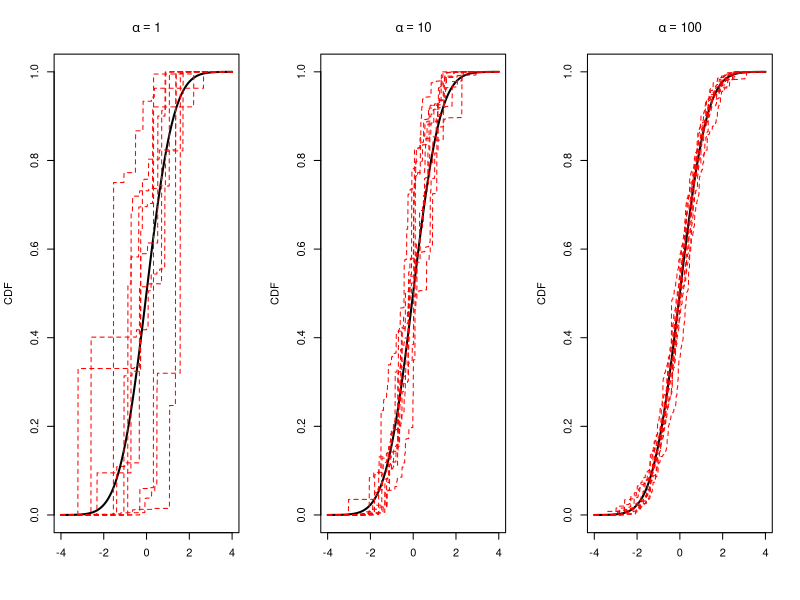

Generate this figure with R:
x <- seq(-4, 4, by = 0.01)
npdf <- dnorm(x)

ncdf <- cumsum(npdf)
ncdf <- ncdf / sum(npdf)

npdf <- npdf / sum(npdf)

# Dirichlet Distribution Sampling Function
rdiric <- function(n, a) {
  # Generates samples from Dirichlet distribution Dir(a)
  p <- length(a)
  m <- matrix(nrow = n, ncol = p)
  for (i in 1:p) {
    m[, i] <- rgamma(n, a[i])
  }
  sumvec <- rowSums(m)
  m / sumvec
}

# Dirichlet process from definition
dp <- function(N, G0, alpha, plot.cdf = F, plot.pdf = F) {
  alpha_vec <- alpha * G0 # This is the vector used for sampling

  dp.sample <- rdiric(N, alpha_vec)

  dp.sample.cdf <- t(apply(dp.sample, 1, cumsum))

  if (plot.cdf) {
    plot(x, ncdf,
      type = "l", col = "black", lwd = 2,
      ylab = "CDF", xlab = NA,
      main = bquote(alpha == .(alpha))
    ) # Use scalar alpha here

    for (i in 1:nrow(dp.sample.cdf)) {
      lines(x, dp.sample.cdf[i, ], col = "red", lty = 2)
    }
  }

  if (plot.pdf) {
    plot(x, npdf,
      type = "l", col = "blue", lwd = 2,
      ylab = "PDF", xlab = NA,
      main = bquote(alpha == .(alpha))
    ) # Use scalar alpha here

    for (i in 1:nrow(dp.sample)) {
      lines(x, dp.sample[i, ], col = "red", lty = 2)
    }
  }
}


pdf("dp_draw_smaller.pdf", width = 5, height = 3)
par(mfrow = c(1, 3))
dp(N = 10, G0 = npdf, alpha = 1, plot.cdf = T, plot.pdf = F)
dp(N = 10, G0 = npdf, alpha = 10, plot.cdf = T, plot.pdf = F)
dp(N = 10, G0 = npdf, alpha = 100, plot.cdf = T, plot.pdf = F)

dev.off()
